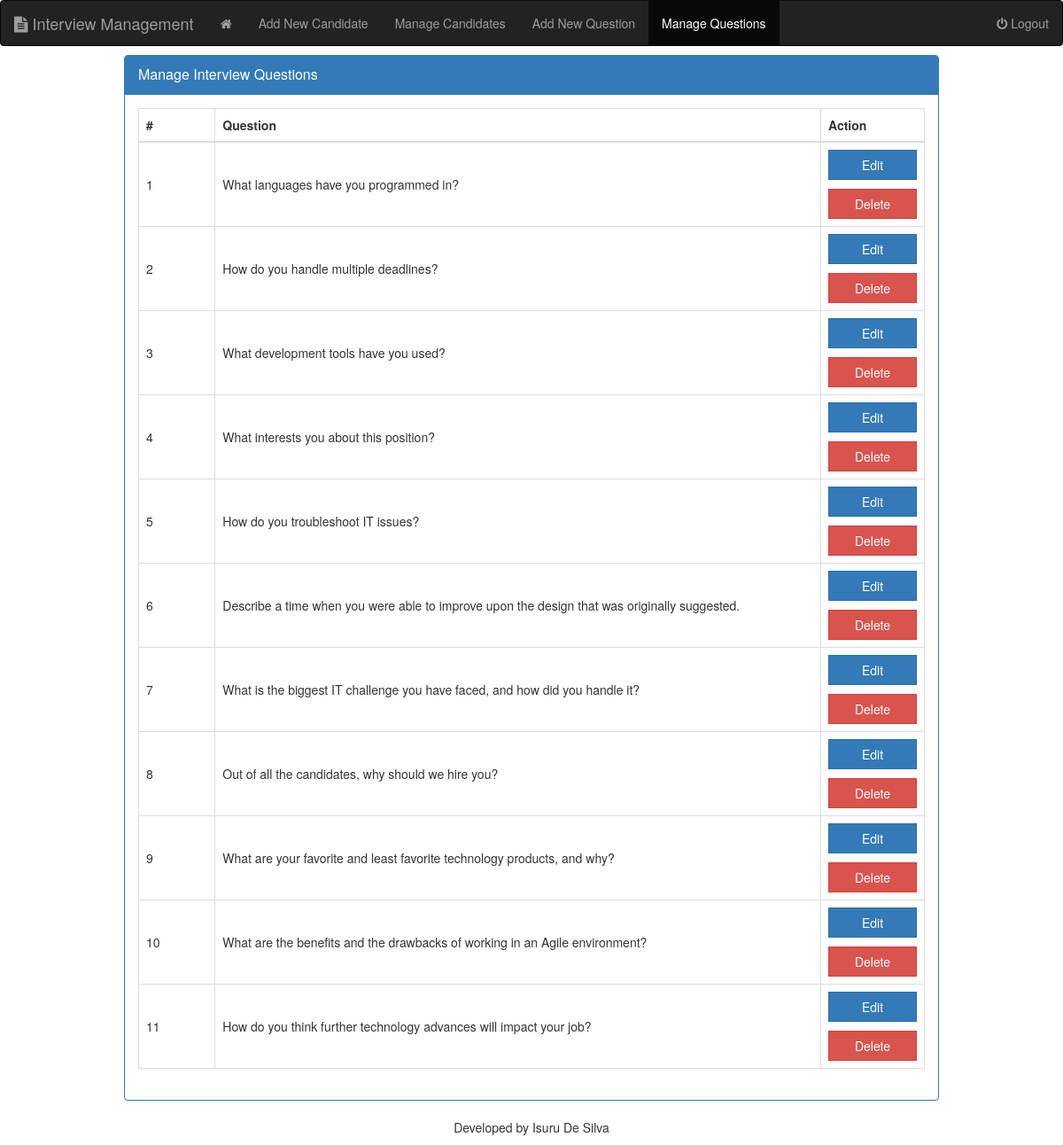
The page /viewQuestions.php (signed in) on the database its author committed.
### tables this page shows
CREATE TABLE `questions` (
  `question_id` int(10) NOT NULL,
  `question` text
);

### inc/classes/View.php (called while the page is built, shortened)
<?php
  include ("DB.php");
  class View {
    private $db;
    function __construct(){
      $this->db = new DB();
    }
    function viewQuestions(){
      $sql = "select * from questions";
      $query = $this->db->simplequerywithoutcondition($sql);
      $results = $query->fetchAll();
      return $results;
    }
  }

### inc/classes/DB.php (called while the page is built, shortened)
<?php
  class DB{
    private $host = "localhost";
    private $dbname = "interview";
    private $dbuser = "root";
    private $dbpass = "";
    private $conn;
    public function __construct(){
      if (!isset($this->conn)) {
        try {
          $pdo = new PDO("mysql:host=".$this->host.";"."dbname=".$this->dbname, $this->dbuser, $this->dbpass);
          $pdo->setAttribute(PDO::ATTR_ERRMODE, PDO::ERRMODE_EXCEPTION);
          $pdo->exec("SET CHARACTER SET utf8");
          $this->conn = $pdo;
        } catch (PDOException $e) {
          die("<h3>Database Connection Failed </h3>".$e->getMessage());
        }
      }
    }
    public function simplequerywithoutcondition($q){
      $stmt = $this->conn->prepare($q);
      $stmt->execute();
      return $stmt;
    }
  }
?>

### viewQuestions.php (the view, shortened to what this page needs)
<?php
  include ("inc/classes/View.php");
  $view = new View();
  $viewQuestions = $view->viewQuestions();
?>
<!DOCTYPE html>
<html lang="en" dir="ltr">
  <head>
    <link href="//maxcdn.bootstrapcdn.com/bootstrap/3.3.0/css/bootstrap.min.css" rel="stylesheet" id="bootstrap-css">
    <link rel="stylesheet" href="https://cdnjs.cloudflare.com/ajax/libs/font-awesome/4.7.0/css/font-awesome.css" />
  </head>
  <body>
<?php $page = "viewquestion"; include ('nav.php'); ?>
<div class="container">
    <div id="signupbox" style=" margin-top:10px" class="mainbox col-md-10 col-md-offset-1 col-sm-8 col-sm-offset-2">
        <div class="panel panel-primary">
            <div class="panel-heading">
                <div class="panel-title">Manage Interview Questions</div>
            </div>
            <div class="panel-body" >
              <table class="table table-bordered table-hover" style="width: 100%; table-layout: auto;">
                <thead>
                  <tr>
                    <th style="width: 10%;">#</th>
                    <th style="width: 80%;">Question</th>
                    <th style="width: 10%;">Action</th>
                  </tr>
                </thead>
                <tbody>
                  <?php $i = 0; foreach ($viewQuestions as $viewQuestion): ?>
                  <tr>
                    <td style="vertical-align: middle;"><?php $i += 1; echo $i; ?></td>
                    <td style="vertical-align: middle;"><?php echo $viewQuestion['question']; ?></td>
                    <td style="vertical-align: middle;">
                      <a href="editQuestion.php?id=<?php echo $viewQuestion['question_id']; ?>" style="width: 100px; border-radius:0%" class="btn btn-primary">Edit</a>
                      <a href="delete.php?action=questiondelete&id=<?php echo $viewQuestion['question_id']; ?>" style="width: 100px; margin-top: 10px; border-radius:0%" class="btn btn-danger">Delete</a>
                  </tr>
                  <?php endforeach; ?>
                </tbody>
              </table>
            </div>
        </div>
    </div>
</div>
  </body>
</html>
<p class="text-center top_spac"> Developed by Isuru De Silva</p>

### nav.php
  <nav class="navbar navbar-inverse" style="width: 100% !important; margin: auto;">
  <div class="container-fluid">
    <div class="navbar-header">
      <a class="navbar-brand" href="home.php"><i class="fa fa-file-text"></i> Interview Management</a>
    </div>
    <ul class="nav navbar-nav">
      <li class="<?php if($page=='home'){ echo 'active'; }?>"><a href="home.php"><i class="fa fa-home"></i></a></li>
      <li class="<?php if($page=='addcandidate'){ echo 'active'; }?>"><a href=addCandidate.php>Add New Candidate</a></li>
      <li class="<?php if($page=='viewcandidate'){ echo 'active'; }?>"><a href="viewCandidate.php">Manage Candidates</a></li>
      <li class="<?php if($page=='addquestion'){ echo 'active'; }?>"><a href="addQuestion.php">Add New Question</a></li>
      <li class="<?php if($page=='viewquestion'){ echo 'active'; }?>"><a href="viewQuestions.php">Manage Questions</a></li>
    </ul>
    <ul class="nav navbar-nav navbar-right">
      <li><a href="?action=logout"><i class="fa fa-power-off"></i> Logout</a></li>
    </ul>
  </div>
</nav>

### rows shown on the page
questions: question "What languages have you programmed in?"
questions: question "How do you handle multiple deadlines?"
questions: question "What development tools have you used?"
questions: question "What interests you about this position?"
questions: question "How do you troubleshoot IT issues?", $viewQuestion['question_id'] 10 (drawn)
questions: question "Describe a time when you were able to improve upon the design that was originally suggested."
questions: question "What is the biggest IT challenge you have faced, and how did you handle it?"
questions: question "Out of all the candidates, why should we hire you?"
questions: question "What are your favorite and least favorite technology products, and why?"
questions: question "What are the benefits and the drawbacks of working in an Agile environment?"
questions: question "How do you think further technology advances will impact your job?"
